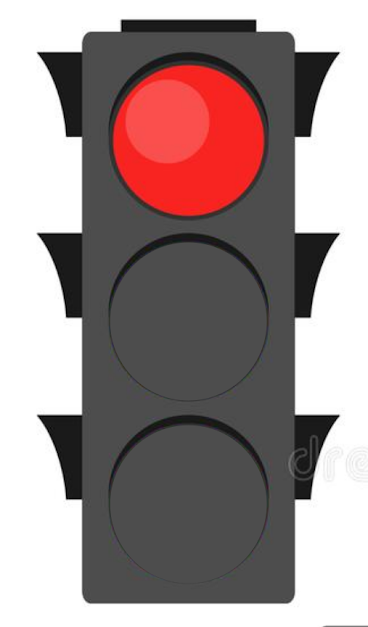
#> input picture INTEL/visionporcomputadora/1.png, 368 x 627 px
$ python visionporcomputadora.py
#> lines starting #> are read from the running program, lines starting #| are printed output that depends on the picture
import cv2
import random

img1 = cv2.imread("1.png")
#> img1 is the input picture: shape (627, 368, 3); mean B, G, R 142.5, 142.6, 158.1
img2 = cv2.imread("2.png")
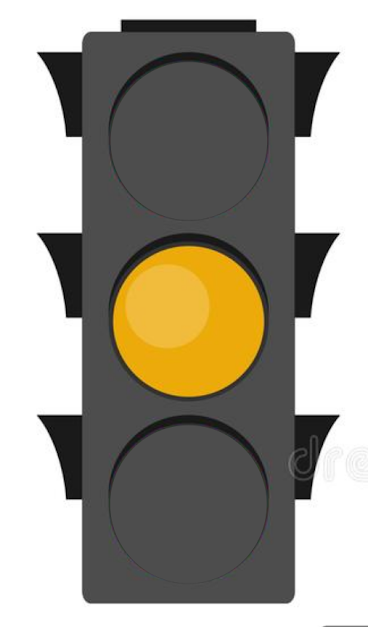
#> input picture INTEL/visionporcomputadora/2.png, 368 x 627 px
#> img2 is the input picture: shape (627, 368, 3); mean B, G, R 140.9, 152.4, 157.2
img3 = cv2.imread("3.png")
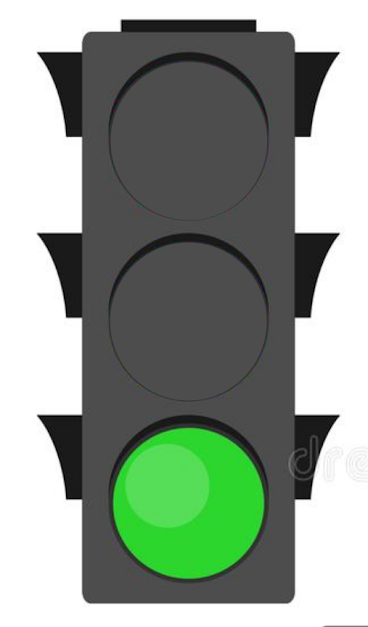
#> input picture INTEL/visionporcomputadora/3.png, 368 x 627 px
#> img3 is the input picture: shape (627, 368, 3); mean B, G, R 143.4, 155.6, 143.2


def rojo():
    cv2.imshow("Rojo",img1)
    cv2.waitKey(2000)
    cv2.destroyAllWindows( )
    print("DETENERSE")

def amarillo():
    cv2.imshow("Amarillo",img2)
    cv2.waitKey(2000)
    cv2.destroyAllWindows( )
    print("ATENCION")

def verde():
    cv2.imshow("Verde",img3)
    cv2.waitKey(2000)
    cv2.destroyAllWindows( )
    print("AVANZAR")


def ciclosAleatoriosSemaforoRandom(numero_ciclos):
    for i in range(numero_ciclos):
        lista_numeros = [random.randint(1, 3) for j in range(3)]
        for numero_random in lista_numeros:
            if(numero_random == 1):
                verde()
            elif(numero_random == 2):
                amarillo()
            else:
                rojo()

numero_ciclos = int(input("Por favor, ingresa un número de ciclos: "))
#> the answer given: 3

ciclosAleatoriosSemaforoRandom(numero_ciclos)
